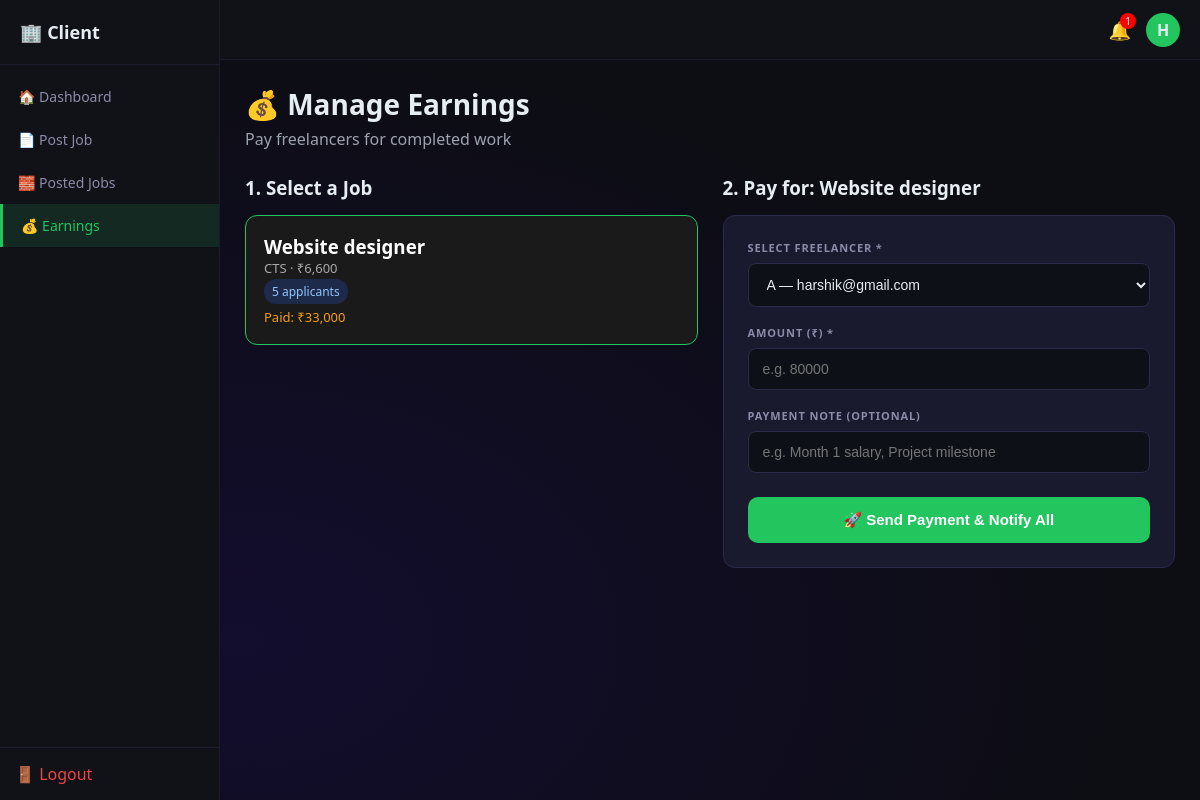
Screenshot of /client/manage_earnings.php?job_id=2 (signed in) with the database file from the repository.
### tables this page shows
CREATE TABLE `jobs` (
  `id` int NOT NULL AUTO_INCREMENT,
  `client_id` int NOT NULL,
  `title` varchar(200) NOT NULL,
  `company_name` varchar(200) DEFAULT NULL,
  `start_date` date DEFAULT NULL,
  `end_date` date DEFAULT NULL,
  `salary` decimal(12,2) DEFAULT '0.00',
  `work_mode` enum('Remote','Hybrid','On-site') DEFAULT 'Remote',
  `skills` text,
  `description` text,
  `status` enum('open','closed') DEFAULT 'open',
  `created_at` datetime DEFAULT CURRENT_TIMESTAMP,
  PRIMARY KEY (`id`),
  KEY `client_id` (`client_id`),
  CONSTRAINT `jobs_ibfk_1` FOREIGN KEY (`client_id`) REFERENCES `clients` (`id`) ON DELETE CASCADE
);

### client/manage_earnings.php (the view, shortened to what this page needs)
<?php
require_once '../db.php';
require_once 'layout.php';
$client_id   = $_SESSION['client_id'];
$stmt = $pdo->prepare("
    SELECT j.*,
           COALESCE(SUM(p.amount),0) as total_paid,
           COUNT(a.id) as applicants
    FROM jobs j
    LEFT JOIN payments p ON p.job_id=j.id
    LEFT JOIN applications a ON a.job_id=j.id
    WHERE j.client_id=?
    GROUP BY j.id
    ORDER BY j.created_at DESC
");
$stmt->execute([$client_id]);
$jobs = $stmt->fetchAll();
$selected_job_id = $_GET['job_id'] ?? null;
$applicants = [];
$selected_job = null;
if ($selected_job_id) {
    $sj = $pdo->prepare("SELECT * FROM jobs WHERE id=? AND client_id=?");
    $sj->execute([$selected_job_id, $client_id]);
    $selected_job = $sj->fetch();
    if ($selected_job) {
        $ap = $pdo->prepare("
            SELECT f.id, f.full_name, f.skills, f.email
            FROM applications a
            JOIN freelancers f ON f.id=a.freelancer_id
            WHERE a.job_id=? AND a.status='accepted'
        ");
        $ap->execute([$selected_job_id]);
        $applicants = $ap->fetchAll();
    }
}
?>
<h1 style="font-size:28px;font-weight:800;margin-bottom:5px;">💰 Manage Earnings</h1>
<p style="color:#9ca3af;margin-bottom:25px;">Pay freelancers for completed work</p>
<div style="display:grid;grid-template-columns:1fr 1fr;gap:25px;">
    <div>
        <h3 style="margin-bottom:15px;">1. Select a Job</h3>
        <?php foreach ($jobs as $job): ?>
        <a href="manage_earnings.php?job_id=<?= $job['id'] ?>" style="text-decoration:none;">
            <div style="
                background:#1a1a1a;
                padding:18px;
                border-radius:12px;
                margin-bottom:12px;
                border:1px solid <?= ($selected_job_id==$job['id']) ? '#22c55e' : '#2a2a2a' ?>;
                cursor:pointer;
            ">
                <h3 style="color:#fff;"><?= htmlspecialchars($job['title']) ?></h3>
                <p style="color:#aaa;font-size:13px;">
                    <?= htmlspecialchars($job['company_name']) ?> · ₹<?= number_format($job['salary']) ?>
                </p>
                <div style="margin-top:6px;">
                    <span style="background:#1e2a4a;color:#93c5fd;padding:4px 8px;border-radius:12px;font-size:12px;">
                        <?= $job['applicants'] ?> applicants
                    </span>
                </div>
                <p style="margin-top:8px;color:#f59e0b;font-size:13px;">
                    Paid: ₹<?= number_format($job['total_paid']) ?>
                </p>
            </div>
        </a>
        <?php endforeach; ?>
    </div>
    <div>
        <?php if (!$selected_job): ?>
        <div style="background:#1a1a1a;padding:50px;border-radius:12px;text-align:center;color:#9ca3af;">
            <div style="font-size:40px;">👉</div>
            <h3>Select a job from the left</h3>
            <p>Then choose a freelancer and send payment</p>
        </div>
        <?php else: ?>
        <h3 style="margin-bottom:15px;">2. Pay for: <?= htmlspecialchars($selected_job['title']) ?></h3>
        <div style="background:#1a1a2e;border:1px solid #2a2a4a;border-radius:12px;padding:24px;">
            <form method="POST">
                <div style="margin-bottom:18px;">
                    <label style="display:block;font-size:11px;font-weight:600;letter-spacing:.08em;color:#8b8baa;text-transform:uppercase;margin-bottom:8px;">
                        SELECT FREELANCER *
                    </label>
                    <select name="freelancer_id" required style="
                        width:100%;
                        background:#0d1117;
                        border:1px solid #2a2a4a;
                        border-radius:8px;
                        padding:12px 14px;
                        color:#e6edf3;
                        font-size:14px;
                        outline:none;
                    ">
                        <?php foreach ($applicants as $fl): ?>
                        <option value="<?= $fl['id'] ?>">
                            <?= htmlspecialchars($fl['full_name']) ?> — <?= htmlspecialchars($fl['email'] ?? '') ?>
                        </option>
                        <?php endforeach; ?>
                    </select>
                </div>
                <div style="margin-bottom:18px;">
                    <label style="display:block;font-size:11px;font-weight:600;letter-spacing:.08em;color:#8b8baa;text-transform:uppercase;margin-bottom:8px;">
                        AMOUNT (₹) *
                    </label>
                    <input type="number" name="amount" placeholder="e.g. 80000" required style="
                        width:100%;
                        background:#0d1117;
                        border:1px solid #2a2a4a;
                        border-radius:8px;
                        padding:12px 14px;
                        color:#e6edf3;
                        font-size:14px;
                        outline:none;
                    ">
                </div>
                <div style="margin-bottom:24px;">
                    <label style="display:block;font-size:11px;font-weight:600;letter-spacing:.08em;color:#8b8baa;text-transform:uppercase;margin-bottom:8px;">
                        PAYMENT NOTE (OPTIONAL)
                    </label>
                    <input type="text" name="note" placeholder="e.g. Month 1 salary, Project milestone" style="
                        width:100%;
                        background:#0d1117;
                        border:1px solid #2a2a4a;
                        border-radius:8px;
                        padding:12px 14px;
                        color:#e6edf3;
                        font-size:14px;
                        outline:none;
                    ">
                </div>
                <button name="pay" type="submit" style="
                    width:100%;
                    background:#22c55e;
                    border:none;
                    padding:14px;
                    border-radius:10px;
                    color:#fff;
                    font-size:15px;
                    font-weight:700;
                    cursor:pointer;
                ">
                    🚀 Send Payment & Notify All
                </button>
            </form>
        </div>
        <?php endif; ?>
    </div>
</div>
</div>

### client/layout.php (style rules this page uses)
* { margin:0;padding:0;box-sizing:border-box }

### rows the page displays
jobs: title "Website designer", company_name "CTS", salary "6,600", applicants "5", total_paid "33,000"

### other values shown
$notif_count "1"
substr($client_name,0,1) "H"
form field freelancer_id "A — harshik@gmail.com"
